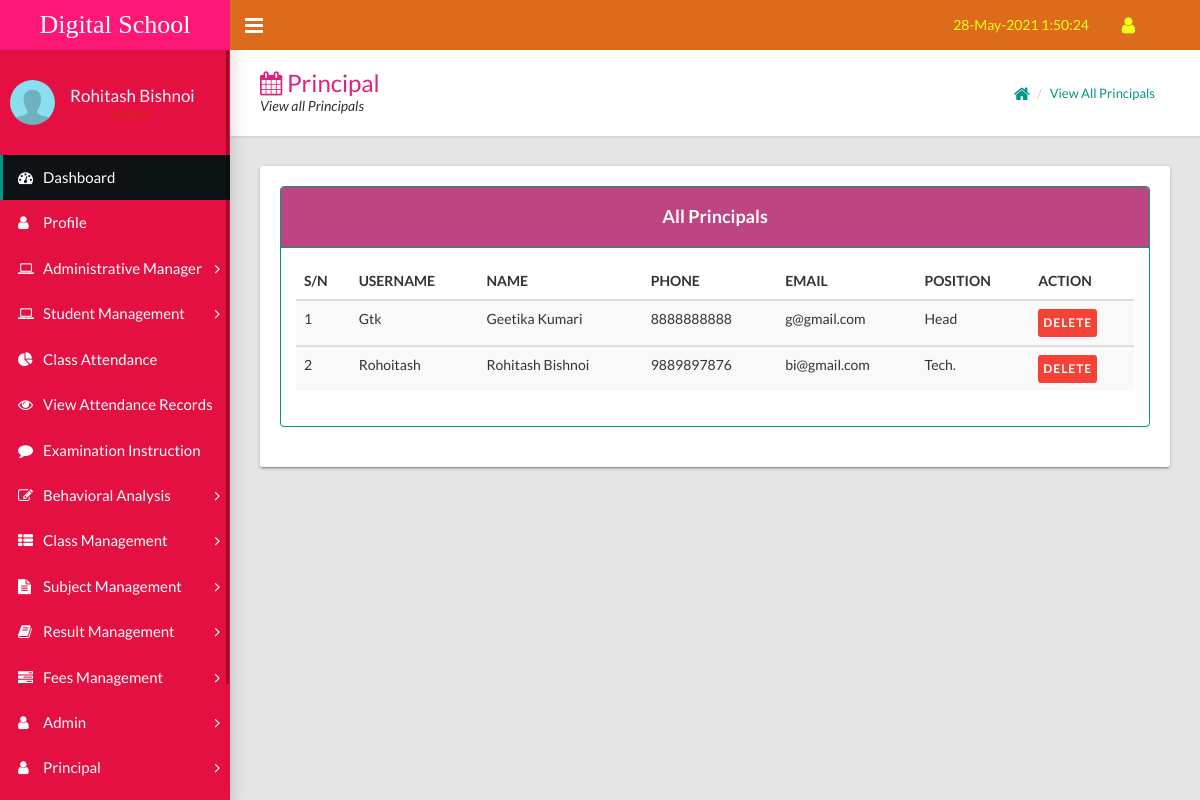
The page /resources/view/modules.php?view_all_principals (signed in) on the database its author committed.
### tables this page shows
CREATE TABLE `users` (
  `id` int(10) NOT NULL,
  `title` varchar(50) DEFAULT NULL,
  `fullname` varchar(100) DEFAULT NULL,
  `address` text DEFAULT NULL,
  `phone` varchar(50) DEFAULT NULL,
  `state` varchar(50) DEFAULT NULL,
  `lga` text DEFAULT NULL,
  `nationality` varchar(50) DEFAULT NULL,
  `email` varchar(50) DEFAULT NULL,
  `password` varchar(50) DEFAULT NULL,
  `date_of_reg` varchar(50) DEFAULT NULL,
  `time_of_reg` timestamp NULL DEFAULT current_timestamp()
);

CREATE TABLE `principal` (
  `id` int(11) NOT NULL,
  `username` varchar(100) DEFAULT NULL,
  `password` varchar(50) DEFAULT NULL,
  `firstname` varchar(100) DEFAULT NULL,
  `lastname` varchar(100) DEFAULT NULL,
  `position` varchar(100) DEFAULT NULL,
  `sex` varchar(20) DEFAULT NULL,
  `phone` varchar(20) DEFAULT NULL,
  `email` varchar(100) DEFAULT NULL,
  `next_of_kin` varchar(100) DEFAULT NULL,
  `next_of_kin_relationship` varchar(100) DEFAULT NULL,
  `next_of_kin_phone` varchar(50) DEFAULT NULL,
  `date_registered` varchar(50) DEFAULT NULL,
  `time_registered` timestamp NULL DEFAULT current_timestamp()
);

### resources/view/view_all_principals.php (the view, shortened to what this page needs)
 <div class="page-title">
  <div>
    <h1><i class="fa fa-calendar"></i> Principal</h1>
    <p>View all Principals</p>
  </div>
  <div>
    <ul class="breadcrumb">
      <li><a href='modules.php'><i class="fa fa-home fa-lg"></i></a></li>
      <li><a href="#">View all Principals</a></li>
    </ul>
  </div>
</div>
<div class="card">
    <div class="table-scrol">
        <div class = 'panel panel-primary ch'>
            <div class = 'panel-heading'>
                <h4 class='text-center'>All Principals</h4>
            </div>
            <div class='panel-body'>
                <?php
                    $query = " SELECT * FROM `principal` ";
                    $run_query = mysqli_query($connection, $query);
                    if(mysqli_num_rows($run_query) > 0){
                        $i = 0;
                        echo "
                            <div class='table-responsive'>
                                <table class='table table-striped'>
                                    <thead>
                                        <tr>
                                            <th>S/N</th>
                                            <th>USERNAME</th>
                                            <th>NAME</th>
                                            <th>PHONE</th>
                                            <th>EMAIL</th>
                                            <th>POSITION</th>
                                            <th>ACTION</th>
                                        </tr>
                                    </thead>
                        ";
                        while($result = mysqli_fetch_assoc($run_query)){
                            $i++;
                            $princi_id = $result['id'];
                            $princi_username = $result['username'];
                            $princi_fname = $result['firstname'];
                            $princi_lname = $result['lastname'];
                            $princi_position = $result['position'];
                            $princi_phone = $result['phone'];
                            $princi_email = $result['email'];
                            echo "
                                <tbody>
                                    <tr>
                                        <td>{$i}</td>
                                        <td>{$princi_username}</td>
                                        <td>{$princi_fname} {$princi_lname}</td>
                                        <td>{$princi_phone}</td>
                                        <td>{$princi_email}</td>
                                        <td>{$princi_position}</td>
                                        <td>
                                            <form method='POST' action=''>
                                                <input type='hidden' name='princi_hidden_id' value='{$princi_id}' />
                                                <input type='submit' name='princi_delete_btn' id='demoSwal' value='Delete' class='btn btn-xs btn-danger' />
                                            </form>
                                        </td>
                                    </tr>
                                </tbody>
                            ";
                        }
                        echo "
                                </table>
                            </div>
                        ";
                    }
                ?>
            </div>
        </div>
    </div>
</div>

### resources/view/modules.php (shortened to what this page needs)
<?php
	require_once("../../public/connection.php");
?>
<?php
	$date = date('d-M-Y');
?>
<?php
	$query = " SELECT * FROM `users` WHERE id = '{$_SESSION['admin']}' ";
	$run_query = mysqli_query($connection, $query);
	if(mysqli_num_rows($run_query) == 1){
		while($result = mysqli_fetch_assoc($run_query)){
			$user_fullname = ucwords($result['fullname']);
		}
	}
?>
<!DOCTYPE html>
<html>
  <head>
    <link rel='stylesheet' type='text/css' href='../../assets/css/main.css'>
    <link rel='stylesheet' type='text/css' href='../../assets/css/defined.css'>
    <link rel="stylesheet" href="../../assets/css/font-awesome-4.7.0/css/font-awesome.css">
  </head>
  <body class='sidebar-mini fixed'>
    <div class='wrapper'>
      <header class='main-header hidden-print'><a class='logo' href='index.html'>Digital School</a>
        <nav class='navbar navbar-static-top'>
          <a class='sidebar-toggle' href='#' data-toggle='offcanvas'></a>
          <div class='navbar-custom-menu'>
            <ul class='top-nav'>
              <li class='dropdown notification-menu'><a class='dropdown-toggle' href='#' data-toggle='dropdown' aria-expanded='false'><?php echo $date; ?> <span id='clockDisplay'></a>
              </li>
              <li class='dropdown'><a class='dropdown-toggle' href='#' data-toggle='dropdown' role='button' aria-haspopup='true' aria-expanded='false'><i class='fa fa-user fa-lg'></i></a>
              </li>
            </ul>
          </div>
        </nav>
      </header>
      <aside class='main-sidebar hidden-print'>
        <section class='sidebar'>
          <div class='user-panel'>
            <div class='pull-left image'><img class='img-circle' src='../../img/author-img.png' alt='User Image'></div>
            <div class='pull-left info'>
              <p><?php echo $user_fullname; ?></p>
              <p class='designation text-center'><b>Admin</b></p>
            </div>
          </div>
          <ul class='sidebar-menu'>
            <li class='active'><a href='modules.php?dashboard'><i class='fa fa-dashboard'></i><span>Dashboard</span></a></li>
            <li><a href='modules.php?staff_profile'><i class='fa fa-user'></i><span>Profile</span></a></li>
            <li class='treeview'><a href='#'><i class='fa fa-laptop'></i><span>Administrative Manager</span><i class='fa fa-angle-right'></i></a>
            </li>
            <li class='treeview'><a href='#'><i class='fa fa-laptop'></i><span>Student Management</span><i class='fa fa-angle-right'></i></a>
            </li>
            <li><a href='modules.php?class_attendance'><i class='fa fa-pie-chart'></i><span>Class Attendance</span></a></li>
            <li><a href='modules.php?view_attendance_records'><i class='fa fa-eye'></i><span>View Attendance Records</span></a></li>
			 <li><a href='pdfexam.html'><i class='fa fa-comment'></i><span>Examination Instruction</span></a></li>
            <li class='treeview'><a href='#'><i class='fa fa-edit'></i><span>Behavioral Analysis</span><i class='fa fa-angle-right'></i></a>
            </li>
            <li class='treeview'><a href='#'><i class='fa fa-th-list'></i><span>Class Management</span><i class='fa fa-angle-right'></i></a>
            </li>
            <li class='treeview'><a href='#'><i class='fa fa-file-text'></i><span>Subject Management</span><i class='fa fa-angle-right'></i></a>
            </li>
            <li class='treeview'><a href='#'><i class='fa fa-book'></i><span>Result Management</span><i class='fa fa-angle-right'></i></a>
            </li>
			<li class='treeview'><a href='#'><i class='fa fa-tasks'></i><span>Fees Management</span><i class='fa fa-angle-right'></i></a>
            </li>
            <li class='treeview'><a href='#'><i class='fa fa-user'></i><span>Admin</span><i class='fa fa-angle-right'></i></a>
            </li>
            <li class='treeview'><a href='#'><i class='fa fa-user'></i><span>Principal</span><i class='fa fa-angle-right'></i></a>
            </li>
            <li class='treeview'><a href='#'><i class='fa fa-user'></i><span>Accountant</span><i class='fa fa-angle-right'></i></a>
            </li>
			  </ul>
        </section>
      </aside>
      <div class='content-wrapper'>
        <?php
            if(isset($_GET['staff_profile'])){
                require("staff_profile.php");
            }
            elseif(isset($_GET['manage_school_info'])){
                require("manage_school_info.php");
            }
            elseif(isset($_GET['view_school_info'])){
                require("view_school_info.php");
            }
            elseif(isset($_GET['current_term'])){
                require("current_term.php");
            }
            elseif(isset($_GET['current_session'])){
                require("current_session.php");
            }
            elseif(isset($_GET['add_new_session'])){
                require("new_session.php");
            }
            elseif(isset($_GET['add_new_student'])){
                require("add_new_student.php");
            }
            elseif(isset($_GET['promote_students'])){
                require("promote_students.php");
            }
            elseif(isset($_GET['promote_selected_students'])){
                require_once("promote_selected_students.php");
            }
            elseif(isset($_GET['demote_students'])){
                require("demote_student.php");
            }
            elseif(isset($_GET['view_students'])){
                require("view_students.php");
            }
            elseif(isset($_GET['class_attendance'])){
                require("class_attendance.php");
            }
            elseif(isset($_GET['view_attendance_records'])){
                require("view_attendance_records.php");
            }
            elseif(isset($_GET['add_class'])){
                require("add_class.php");
            }
            elseif(isset($_GET['view_classes'])){
                require("view_classes.php");
            }
            elseif(isset($_GET['students_conducts'])){
                require("student_conduct.php");
            }
            elseif(isset($_GET['export_conduct_sheet'])){
                require("export_conduct.php");
            }
            elseif(isset($_GET['upload_conducts'])){
                require("upload_conduct.php");
            }
            elseif(isset($_GET['view_conducts'])){
                require("view_conducts.php");
            }
            elseif(isset($_GET['add_subjects'])){
                require("add_subject.php");
            }
            elseif(isset($_GET['view_added_subjects'])){
                require("view_subject.php");
            }
            elseif(isset($_GET['register_student_subject'])){
                require("register_student_subject.php");
            }
            elseif(isset($_GET['view_registered_subjects'])){
                require("view_registered_subjects.php");
            }
            elseif(isset($_GET['subject_number_specification'])){
                require("specify_subject_number.php");
            }
            elseif(isset($_GET['specify_junior'])){
                require("specify_junior.php");
            }
            elseif(isset($_GET['specify_senior'])){
                require("specify_senior.php");
            }
            elseif(isset($_GET['upload_result'])){
                require("result_upload.php");
            }
            elseif(isset($_GET['excel_result_upload'])){
                require("excel_result_upload.php");
            }
            elseif(isset($_GET['view_uploaded_results'])){
                require("view_upload.php");
            }
            elseif(isset($_GET['save_resumption'])){
                require("save_resumption.php");
            }
            elseif(isset($_GET['view_resumption'])){
                require("view_resumption.php");
            }
            elseif(isset($_GET['publish_result'])){
                require("publish_result.php");
            }
            elseif(isset($_GET['view_published_result'])){
                require("view_published_result.php");
            }
            elseif(isset($_GET['allocate_class_fee'])){
                require("allocate_fees.php");
            }
            elseif(isset($_GET['fee_payment'])){
                require("fee_payment.php");
            }
            elseif(isset($_GET['outstanding_fees'])){
                require("outsatanding_bills.php");
            }
            elseif(isset($_GET['slip'])){
                require("slip.php");
            }
            elseif(isset($_GET['add_admin'])){
                require("add_admin.php");
            }
            elseif(isset($_GET['view_all_admin'])){
                require("view_all_admin.php");
            }
            elseif(isset($_GET['add_princial'])){
                require("add_princial.php");
            }
            elseif(isset($_GET['view_all_principals'])){
                require("view_all_principals.php");
            }
            elseif(isset($_GET['add_accountant'])){
                require("add_accountant.php");
            }
            elseif(isset($_GET['view_accountants'])){
                require("view_accountants.php");
            }
            elseif(isset($_GET['add_teacher'])){
                require("add_teacher.php");
            }
            elseif(isset($_GET['assign_class_to_teacher'])){
                require("assign_class_to_teacher.php");
            }
            elseif(isset($_GET['view_teachers_portfolio'])){
                require("view_teachers_portfolio.php");
            }
            elseif(isset($_GET['calendar'])){
                require("calendar.php");
            }
            elseif(isset($_GET['staff_reset_password'])){
                require("staff_reset_password.php");
            }
            elseif(isset($_GET['all_contact'])){
                require("all_contact.php");
            }
			elseif(isset($_GET['idcard'])){
			require("idcard.php");
			}
            elseif(isset($_GET['settings'])){
              require_once("settings.php");
            }
            elseif(isset($_GET['logout'])){
                SESSION_UNSET();
                redirect_to("../../login000/login.php");
            }
        ?>
  </body>
</html>

### rows shown on the page
users: fullname "Rohitash Bishnoi"
principal: username "Gtk", firstname "Geetika", lastname "Kumari", phone "8888888888", email "g@gmail.com", position "Head"
principal: username "Rohoitash", firstname "Rohitash", lastname "Bishnoi", phone "9889897876", email "bi@gmail.com", position "Tech."
